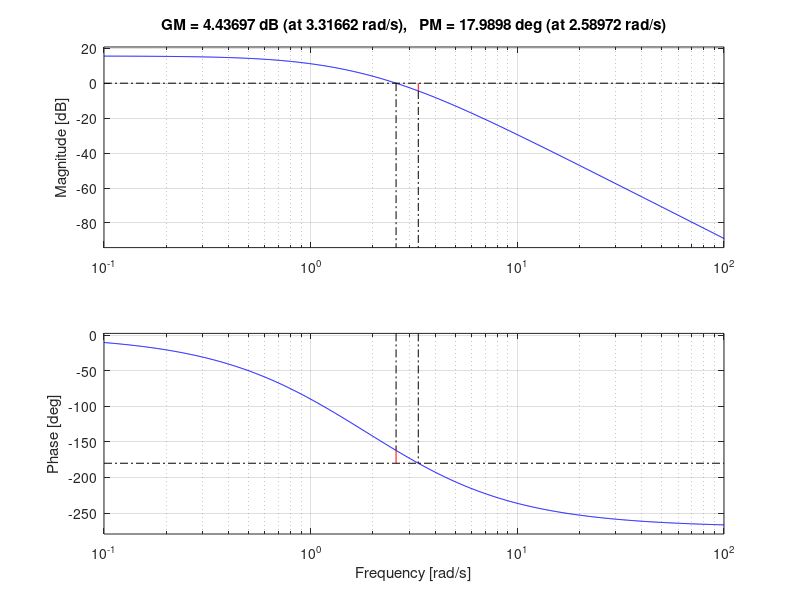
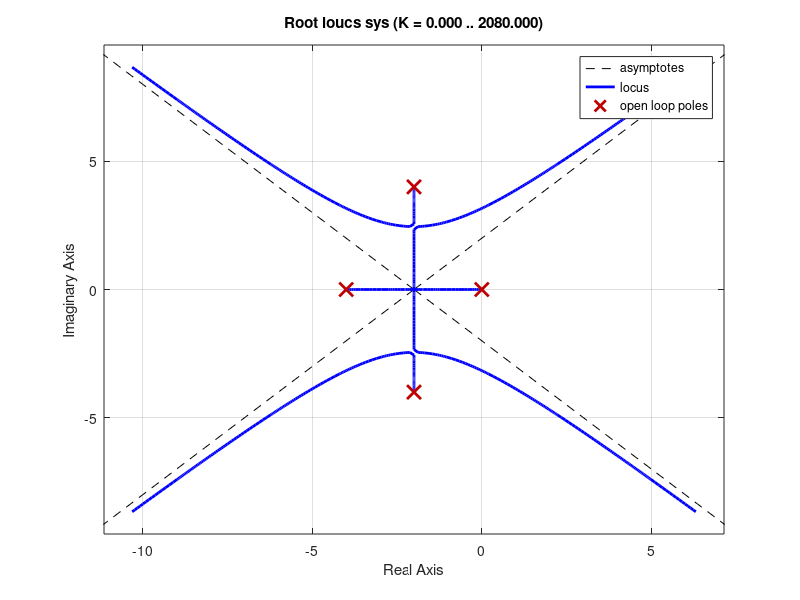
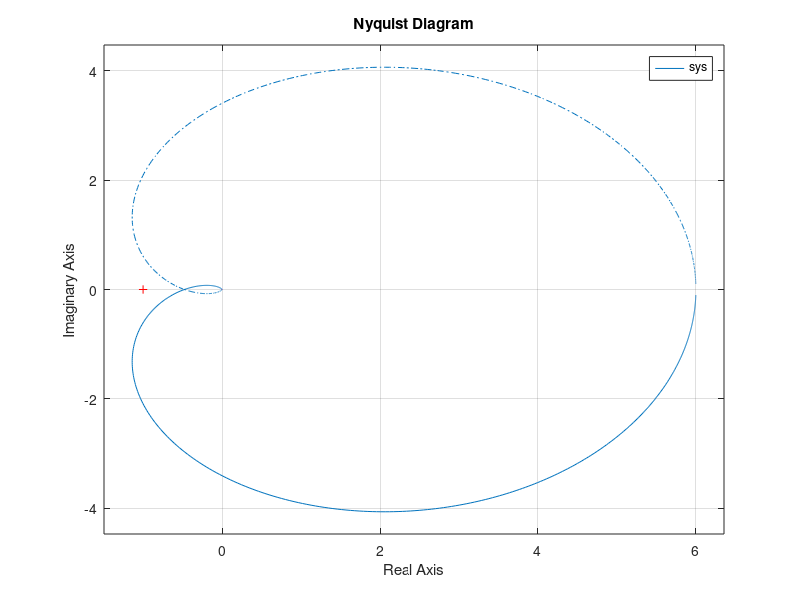

These charts were generated, in order, by the following MATLAB code:
%%bode plot
num = [36];
den = [1 6 11 6];
sys = tf (num , den) 
figure(1)
margin(sys)
%%rootlocus
p = [ 0 0 0 0 10 ];
q = [ 1 8 36 80 0 ];
sys = tf(p,q) 
zpk(sys) 
figure(2)
rlocus(sys)
%%nyquist
P=[60]
Q=[1 8 17 10]
sys=tf(P,Q)
figure(3)
nyquist(sys)
